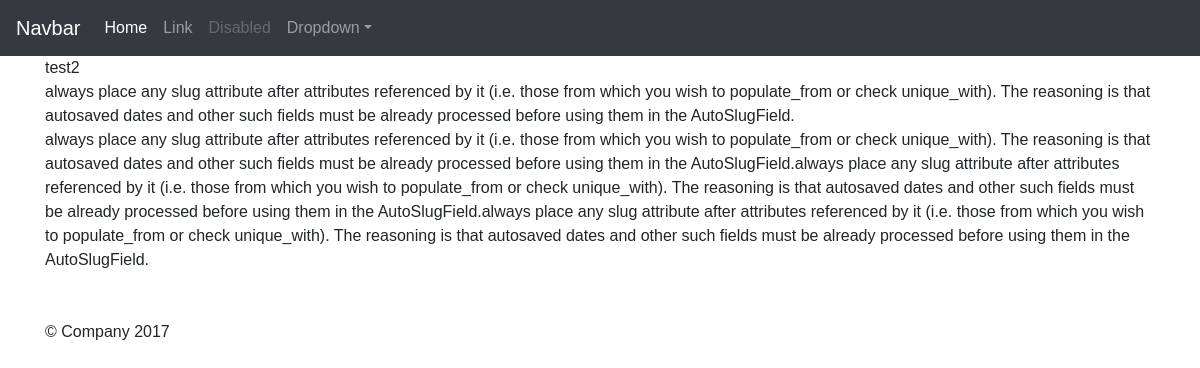
The page /pages/4/ on the database as committed earlier.
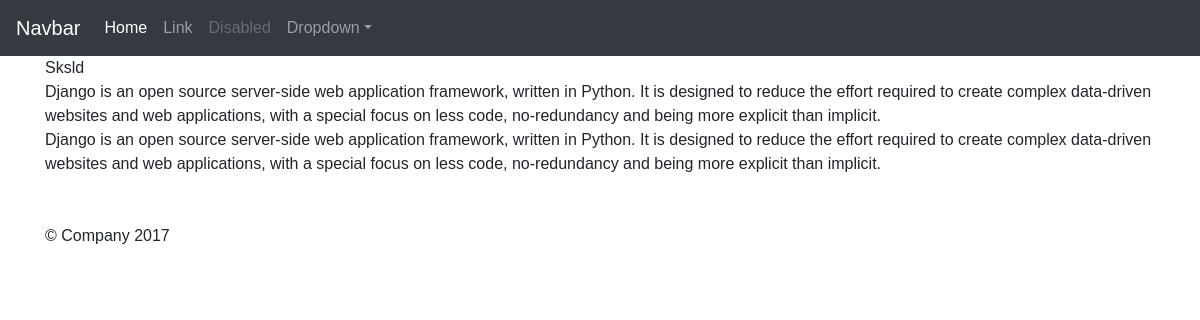
The same page on the database as committed later.
### pages/models.py (models this page shows)
class Candidate(models.Model):
	id_candidate = models.CharField(max_length=32, unique=True)
	userId = models.ForeignKey(settings.AUTH_USER_MODEL)
	name_candidate = models.CharField(max_length=60, unique=False)
	summary = models.TextField(max_length=500)
	descriptions = models.TextField(max_length=2000)
	slug = models.SlugField(unique=True)
	def __str__(self):
		return self.name_candidate
	def get_absolute_url(self):
		return reverse("candidate:detailcandidate", kwargs={"pk":self.pk})
	def save(self, *args, **kwargs):
            self.slug = slugify(self.name_candidate)
	    super(Candidate, self).save(*args, **kwargs)

### pages/views.py (the view, shortened to what this page needs)
# urls.py: url(r'^(?P<pk>\d+)/$', CandidateDetailView.as_view(), name='detailcandidate'),
class CandidateDetailView(DetailView):
    queryset = Candidate.objects.all()

### templates/pages/candidate_detail.html
{% extends 'base.html' %}
{% block content %}
{{ object.id_candidate }} <br>
{{ object.summary }} <br>
{{ object.descriptions }}
{% endblock content %}

Rows that differ between the two databases and show on the page:
changed Candidate: id_candidate "test2" → "Sksld"; summary "always place any slug attribute after attributes referenced by it (i.e. those from which you wish to populate_from or check unique_with). The reasoning is that autosaved dates and other such fields must be already processed before using them in the AutoSlugField." → "Django is an open source server-side web application framework, written in Python. It is designed to reduce the effort required to create complex data-driven websites and web applications, with a special focus on less code, no-redundancy and being more explicit than implicit."; descriptions "always place any slug attribute after attributes referenced by it (i.e. those from which you wish to populate_from or check unique_with). The reasoning is that autosaved dates and other such fields must be already processed before using them in the AutoSlugField.always place any slug attribute after attributes referenced by it (i.e. those from which you wish to populate_from or check unique_with). The reasoning is that autosaved dates and other such fields must be already processed before using them in the AutoSlugField.always place any slug attribute after attributes referenced by it (i.e. those from which you wish to populate_from or check unique_with). The reasoning is that autosaved…" → "Django is an open source server-side web application framework, written in Python. It is designed to reduce the effort required to create complex data-driven websites and web applications, with a special focus on less code, no-redundancy and being more explicit than implicit."
